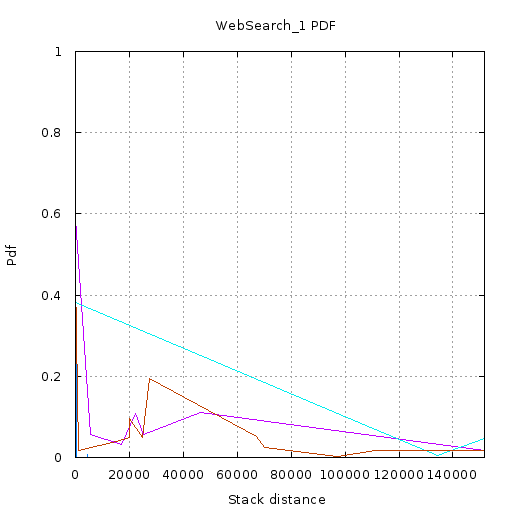

Generate this figure with gnuplot:
set terminal  png size 512,512 font 'Verdana, 10'
set nokey
set title "WebSearch_1 PDF"
set output '//home//cat//Documents//CACHE//Tests//Gists//WebSearch1//PDF//7//pdf.png'
set ylabel "Pdf"
set yrange [0:1]
set xlabel "Stack distance"
set xrange [2.000000:151688.333333]
set grid xtics ytics
plot '//home//cat//Documents//CACHE//Tests//Gists//WebSearch1//PDF//7//0.txt' using 1:2 with lines,\
'//home//cat//Documents//CACHE//Tests//Gists//WebSearch1//PDF//7//1.txt' using 1:2 with lines,\
'//home//cat//Documents//CACHE//Tests//Gists//WebSearch1//PDF//7//2.txt' using 1:2 with lines,\
'//home//cat//Documents//CACHE//Tests//Gists//WebSearch1//PDF//7//3.txt' using 1:2 with lines,\
'//home//cat//Documents//CACHE//Tests//Gists//WebSearch1//PDF//7//4.txt' using 1:2 with lines,\
'//home//cat//Documents//CACHE//Tests//Gists//WebSearch1//PDF//7//5.txt' using 1:2 with lines
